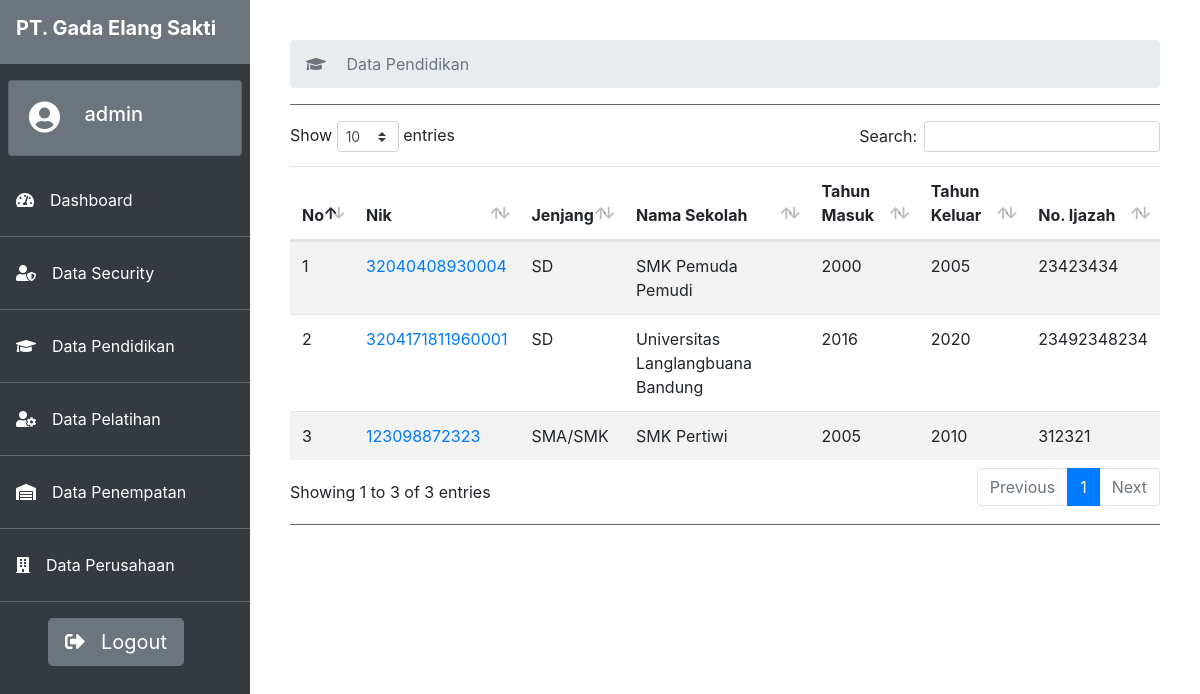
The page /admin/pendidikan.php (signed in) on the database its author committed.
### tables this page shows
CREATE TABLE `tbpendidikan` (
  `nik` varchar(20) NOT NULL,
  `jenjang` varchar(20) NOT NULL,
  `sekolah` varchar(225) NOT NULL,
  `masuk` int(4) NOT NULL,
  `keluar` int(4) NOT NULL,
  `ijazah` varchar(20) NOT NULL
);

### admin/pendidikan.php (the view)
<?php
include '../teamplate/header.php';
include '../koneksi.php'
?>
<div class="content">
    <nav aria-label="breadcrumb">
        <ol class="breadcrumb">
            <li class="breadcrumb-item active">
                <i class="fas fa-graduation-cap mr-3"></i> Data Pendidikan
            </li>
        </ol>
    </nav>
    <hr class="bg-secondary">
    <table class="table table-striped table-hover" id="tabel">
        <thead>
            <tr>
                <th>No</th>
                <th>Nik</th>
                <th>Jenjang</th>
                <th>Nama Sekolah</th>
                <th>Tahun Masuk</th>
                <th>Tahun Keluar</th>
                <th>No. Ijazah</th>
            </tr>
        </thead>
        <tbody>
            <?php
            $no = 1;
            $pendidikan = mysqli_query($koneksi, "SELECT * from tbpendidikan");
            while ($row = mysqli_fetch_array($pendidikan)) {
                echo '
            <tr>
                <td>' . $no . '</td>
                <td><a href="sec-profile.php?nik=' . $row['nik'] . '">' . $row['nik'] . '</a></td>
                <td>' . $row['jenjang'] . '</td>
                <td>' . $row['sekolah'] . '</td>
                <td>' . $row['masuk'] . '</td>
                <td>' . $row['keluar'] . '</td>
                <td>' . $row['ijazah'] . '</td>';
                $no++;
            }
            ?>
        </tbody>
    </table>
    <hr class="bg-secondary">
</div>
<?php include '../teamplate/footer.php'; ?>

### rows shown on the page
tbpendidikan: nik "32040408930004", jenjang "SD", sekolah "SMK Pemuda Pemudi", masuk "2000", keluar "2005", ijazah "23423434"
tbpendidikan: nik "3204171811960001", jenjang "SD", sekolah "Universitas Langlangbuana Bandung", masuk "2016", keluar "2020", ijazah "23492348234"
tbpendidikan: nik "123098872323", jenjang "SMA/SMK", sekolah "SMK Pertiwi", masuk "2005", keluar "2010", ijazah "312321"

### other values the page prints
$_SESSION['username'] "admin"
